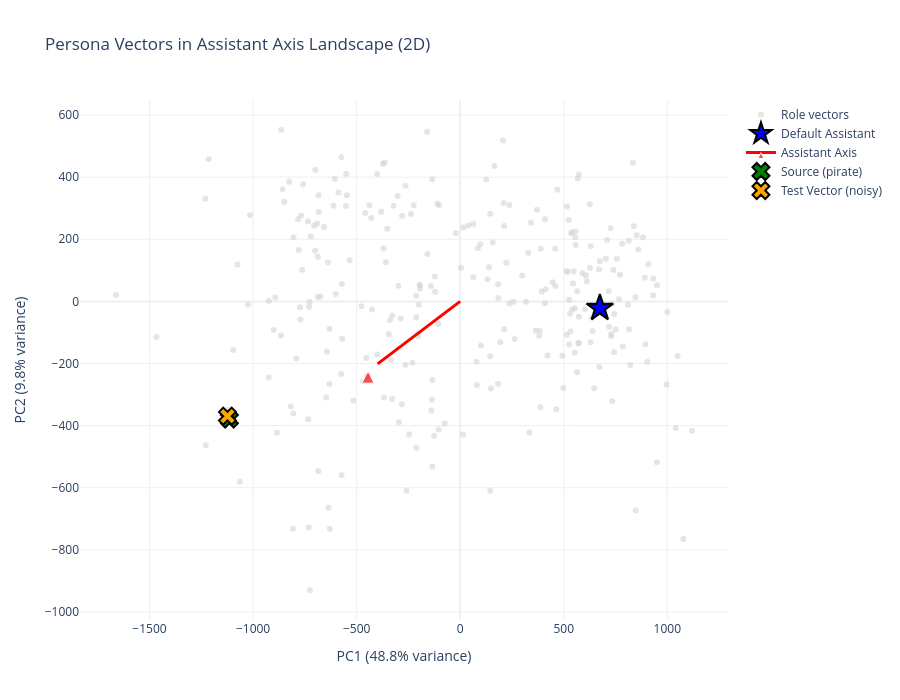

Source (notebook cell):
### Markdown cell above
## Visualize: 2D Interactive Plot

### Code cell
# Create test vectors dict for plotting
test_vectors = {
    f"Source ({SOURCE_PERSONA})": source_pc,
    "Test Vector (noisy)": noisy_pc,
}

fig_2d = plot_2d_landscape(
    pca_result=pca_result,
    role_labels=role_labels,
    variance_explained=variance_explained,
    default_pc=default_pc,
    assistant_axis_pc=assistant_axis_pc,
    test_vectors=test_vectors,
    title="Persona Vectors in Assistant Axis Landscape (2D)"
)

fig_2d.show()

### Figure 1 — Plotly figure (JSON) as saved in the notebook; plotly's stock layout.template omitted (floating-point values rounded to 4 significant figures; data arrays with more than 128 entries replaced by an {"elided": "..."} marker saying what was removed)
{"data": [{"hovertemplate": "<b>%{text}</b><br>PC1: %{x:.2f}<br>PC2: %{y:.2f}<extra></extra>", "marker": {"color": "lightgray", "opacity": 0.6, "size": 6}, "mode": "markers", "name": "Role vectors", "showlegend": true, "text": {"elided": "275 str values"}, "type": "scatter", "x": {"elided": "275 float values"}, "y": {"elided": "275 float values"}}, {"hovertemplate": "<b>%{text}</b><br>PC1: %{x:.2f}<br>PC2: %{y:.2f}<extra></extra>", "marker": {"color": "blue", "line": {"color": "black", "width": 2}, "size": 20, "symbol": "star"}, "mode": "markers", "name": "Default Assistant", "showlegend": true, "text": ["Default Assistant"], "type": "scatter", "x": [674.3], "y": [-21.29]}, {"hovertemplate": "<b>Assistant Axis</b><br>Direction in PC space<extra></extra>", "line": {"color": "red", "width": 3}, "marker": {"color": "red", "size": [0, 12], "symbol": "arrow-up"}, "mode": "lines+markers", "name": "Assistant Axis", "showlegend": true, "text": ["", "Assistant Axis"], "type": "scatter", "x": [0, -444.8], "y": [0, -224.6]}, {"hovertemplate": "<b>%{text}</b><br>PC1: %{x:.2f}<br>PC2: %{y:.2f}<extra></extra>", "marker": {"color": "green", "line": {"color": "black", "width": 2}, "size": 15, "symbol": "x"}, "mode": "markers", "name": "Source (pirate)", "showlegend": true, "text": ["Source (pirate)"], "type": "scatter", "x": [-1114.0], "y": [-379.2]}, {"hovertemplate": "<b>%{text}</b><br>PC1: %{x:.2f}<br>PC2: %{y:.2f}<extra></extra>", "marker": {"color": "orange", "line": {"color": "black", "width": 2}, "size": 15, "symbol": "x"}, "mode": "markers", "name": "Test Vector (noisy)", "showlegend": true, "text": ["Test Vector (noisy)"], "type": "scatter", "x": [-1124.0], "y": [-369.6]}], "layout": {"height": 700, "hovermode": "closest", "title": {"text": "Persona Vectors in Assistant Axis Landscape (2D)"}, "width": 900, "xaxis": {"title": {"text": "PC1 (48.8% variance)"}}, "yaxis": {"title": {"text": "PC2 (9.8% variance)"}}}}
